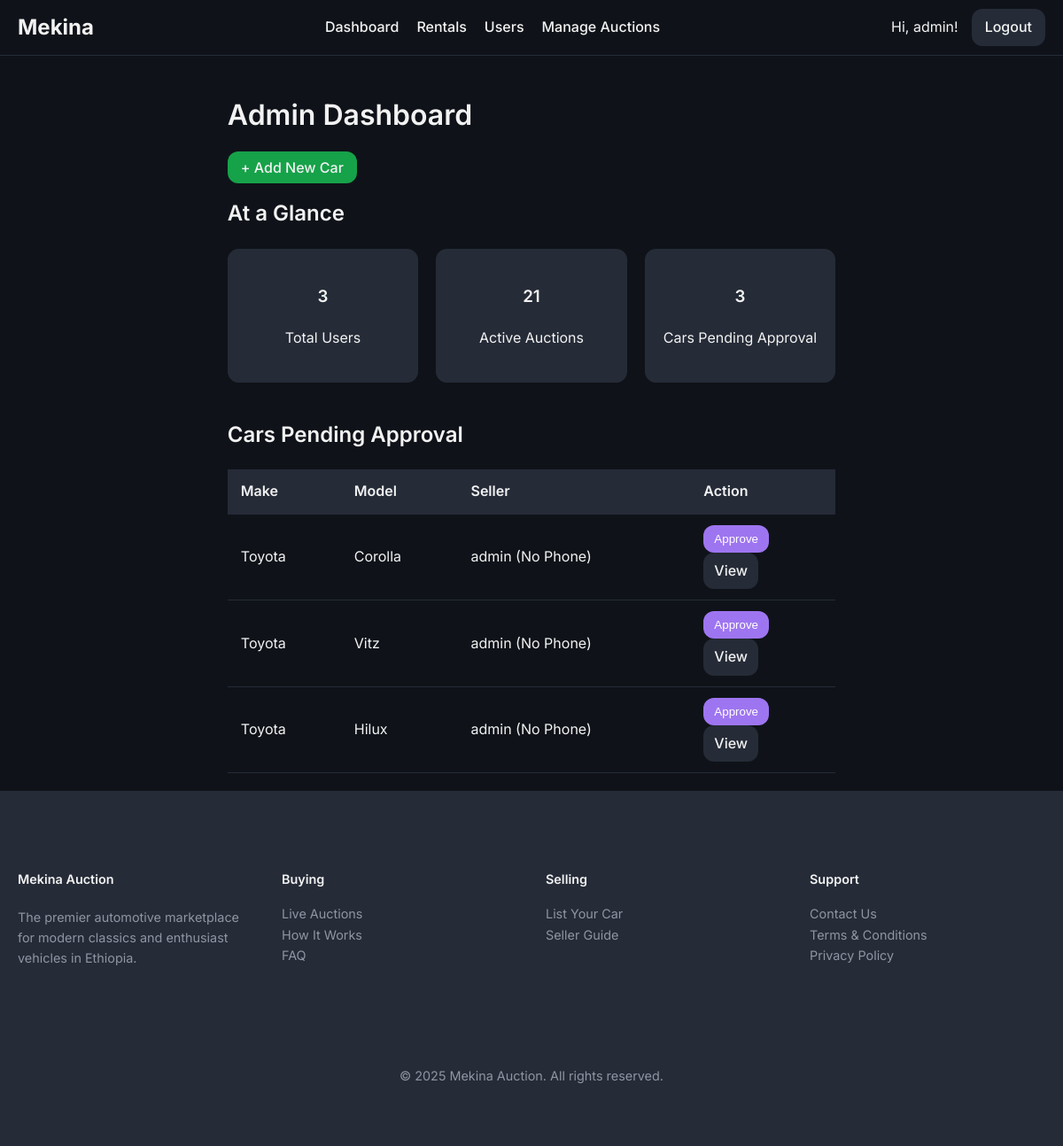
The app's page /admin/dashboard (signed in) with its own data.
### models/user.py (models this page shows, shortened)
class User(UserMixin, db.Model):
    id = db.Column(db.Integer, primary_key=True)
    username = db.Column(db.String(64), index=True, unique=True, nullable=False)
    email = db.Column(db.String(120), index=True, unique=True, nullable=False)
    phone_number = db.Column(db.String(20), nullable=True)
    password_hash = db.Column(db.String(128))
    is_admin = db.Column(db.Boolean, default=False)
    is_dealer = db.Column(db.Boolean, default=False)
    is_rental_company = db.Column(db.Boolean, default=False)
    cars = db.relationship('Car', backref='owner', lazy='dynamic')
    bids = db.relationship('Bid', backref='bidder', lazy='dynamic')
    dealer_bids = db.relationship('DealerBid', backref='dealer', lazy='dynamic')
    car_requests = db.relationship('CarRequest', backref='customer', lazy='dynamic')

### models/car.py (models this page shows, shortened)
class Car(db.Model):
    id = db.Column(db.Integer, primary_key=True)
    make = db.Column(db.String(64), nullable=False)
    model = db.Column(db.String(64), nullable=False)
    year = db.Column(db.Integer, nullable=False)
    description = db.Column(db.Text, nullable=True)
    owner_id = db.Column(db.Integer, db.ForeignKey('user.id'), nullable=False)
    service_history_url = db.Column(db.String(200), nullable=True)
    inspection_report_url = db.Column(db.String(200), nullable=True)
    is_approved = db.Column(db.Boolean, default=False, nullable=False)
    transmission = db.Column(db.String(50))
    drivetrain = db.Column(db.String(50))
    mileage = db.Column(db.Integer)
    fuel_type = db.Column(db.String(50))
    condition = db.Column(db.String(50)) # e.g., New, Used
    body_type = db.Column(db.String(50), nullable=True) # e.g., SUV, Sedan
    auction = db.relationship('Auction', backref='car', uselist=False) # One-to-one relationship with Auction
    rental_listing = db.relationship('RentalListing', backref='car', uselist=False)
    images = db.relationship('CarImage', backref='car', lazy=True, cascade="all, delete-orphan") # One-to-many relationship with CarImage
    equipment = db.relationship('Equipment', secondary=car_equipment_association, lazy='subquery', backref=db.backref('cars', lazy=True))

### routes/admin.py (the view)
@admin_bp.route('/dashboard')
@login_required
@admin_required
def dashboard():
    unapproved_cars = Car.query.filter_by(is_approved=False).all()
    stats = {
        'user_count': User.query.count(),
        'active_auction_count': Auction.query.join(Car).filter(Car.is_approved == True, Auction.end_time > datetime.utcnow()).count(),
        'pending_approval_count': len(unapproved_cars)
    }
    return render_template('dashboard.html', cars=unapproved_cars, stats=stats)

### routes/admin.py (called while the page is built)
def admin_required(f):
    @wraps(f)
    def decorated_function(*args, **kwargs):
        if not current_user.is_authenticated or not current_user.is_admin:
            abort(403) # Forbidden
        return f(*args, **kwargs)
    return decorated_function

### templates/dashboard.html (shortened to what this page needs)
{% extends "base.html" %}
{% block content %}
    <h1>Admin Dashboard</h1>
    <div style="margin-bottom: 20px;">
        <a href="{{ url_for('admin.add_car') }}" class="nav-button" style="background-color: hsl(var(--success)); text-decoration: none;">+ Add New Car</a>
    </div>
    <h2>At a Glance</h2>
    <div class="stat-grid">
        <div class="stat-card">
            <h3>{{ stats.user_count }}</h3>
            <p>Total Users</p>
        </div>
        <div class="stat-card">
            <h3>{{ stats.active_auction_count }}</h3>
            <p>Active Auctions</p>
        </div>
        <div class="stat-card">
            <h3>{{ stats.pending_approval_count }}</h3>
            <p>Cars Pending Approval</p>
        </div>
    </div>
    <h2>Cars Pending Approval</h2>
    {% if cars %}
        <table>
            <thead>
                <tr>
                    <th>Make</th>
                    <th>Model</th>
                    <th>Seller</th>
                    <th>Action</th>
                </tr>
            </thead>
            <tbody>
                {% for car in cars %}
                <tr>
                    <td>{{ car.make }}</td>
                    <td>{{ car.model }}</td>
                    <td>{{ car.owner.username }} ({{ car.owner.phone_number or 'No Phone' }})</td>
                    <td class="button-group">
                        <form action="{{ url_for('admin.approve_car', car_id=car.id) }}" method="post">
                            <button type="submit" class="btn approve">Approve</button>
                        </form>
                        <a href="{{ url_for('auctions.auction_detail', auction_id=car.auction.id) }}" class="btn edit">View</a>
                    </td>
                </tr>
                {% endfor %}
            </tbody>
        </table>
    {% else %}
        <p>No cars are currently pending approval.</p>
    {% endif %}
{% endblock %}

### templates/base.html (shortened to what this page needs)
<!DOCTYPE html>
<html lang="en">
<head>
    <link rel="stylesheet" href="{{ url_for('static', filename='css/style.css') }}">
</head>
<body>
    <nav>
        <a href="{{ url_for('main.home') }}" class="nav-brand">Mekina</a>
        <ul>
            {% if current_user.is_authenticated and current_user.is_admin %}
                <li><a href="{{ url_for('admin.dashboard') }}">Dashboard</a></li>
                <li><a href="{{ url_for('rentals.list_rentals') }}">Rentals</a></li>
                <li><a href="{{ url_for('admin.user_management') }}">Users</a></li>
                <li><a href="{{ url_for('auctions.list_auctions') }}">Manage Auctions</a></li>
            {% else %}
                <li><a href="{{ url_for('main.all_listings') }}">All Listings</a></li>
                <li><a href="{{ url_for('auctions.list_auctions') }}">All Auctions</a></li>
                <li><a href="{{ url_for('rentals.list_rentals') }}">Rentals</a></li>
            {% endif %}
        </ul>
        <div class="nav-right">
            {% if current_user.is_authenticated %}
                <span>Hi, {{ current_user.username }}!</span>
                <a href="{{ url_for('auth.logout') }}" class="nav-button">Logout</a>
            {% else %}
                <a href="{{ url_for('auth.login') }}" class="nav-button">Login</a>
                <a href="{{ url_for('auth.register') }}" class="nav-button">Register</a>
            {% endif %}
        </div>
    </nav>
    <main class="container">
        {% block content %}{% endblock %}
    </main>
    <footer class="site-footer">
        <div class="container">
            <div class="footer-grid">
                <div class="footer-brand">
                    <h4>Mekina Auction</h4>
                    <p>
                        The premier automotive marketplace for modern classics and enthusiast vehicles in Ethiopia.
                    </p>
                </div>
                <div class="footer-links">
                    <h4>Buying</h4>
                    <ul>
                        <li><a href="{{ url_for('auctions.list_auctions') }}">Live Auctions</a></li>
                        <li><a href="#">How It Works</a></li>
                        <li><a href="#">FAQ</a></li>
                    </ul>
                </div>
                <div class="footer-links">
                    <h4>Selling</h4>
                    <ul>
                        <li><a href="{{ url_for('seller.submit_car') }}">List Your Car</a></li>
                        <li><a href="#">Seller Guide</a></li>
                    </ul>
                </div>
                <div class="footer-links">
                    <h4>Support</h4>
                    <ul>
                        <li><a href="#">Contact Us</a></li>
                        <li><a href="#">Terms & Conditions</a></li>
                        <li><a href="#">Privacy Policy</a></li>
                    </ul>
                </div>
            </div>
            <div class="footer-bottom">
                <p>&copy; {{ now.year }} Mekina Auction. All rights reserved.</p>
            </div>
        </div>
    </footer>
</body>
</html>

### static/css/style.css (style rules this page uses)
:root { --background: 220 25% 8%; --foreground: 0 0% 95%; --card: 220 20% 12%; --card-foreground: 0 0% 95%; --popover: 220 20% 12%; --popover-foreground: 0 0% 95%; --primary: 38 92% 50%; --primary-foreground: 220 70% 12%; --secondary: 220 20% 18%; --secondary-foreground: 0 0% 95%; --muted: 220 20% 16%; --muted-foreground: 220 10% 60%; --accent: 260 80% 70%; --accent-foreground: 0 0% 100%; --destructive: 0 62.8% 30.6%; --destructive-foreground: 0 0% 100%; --border: 220 20% 18%; --input: 220 20% 18%; --ring: 260 80% 70%; --radius: 0.75rem; --success: 142 76% 36%; --warning: 38 92% 50%; --info: 220 20% 18%; --gradient-primary: linear-gradient(135deg, hsl(220 20% 12%), hsl(220 20% 18%)); --gradient-accent: linear-gradient(135deg, hsl(260 80% 70%), hsl(260 70% 60%)); --shadow-card: 0 4px 6px -1px hsl(0 0% 0% / 0.3), 0 2px 4px -1px hsl(0 0% 0% / 0.2); --shadow-elevated: 0 10px 15px -3px hsl(0 0% 0% / 0.3), 0 4px 6px -2px hsl(0 0% 0% / 0.2); }
body { font-family: 'Inter', sans-serif; background-color: hsl(var(--background)); color: hsl(var(--foreground)); margin: 0; line-height: 1.6; display: flex; flex-direction: column; min-height: 100vh; }
main { flex-grow: 1; }
.container, .main-content, .sidebar { max-width: 1200px; margin: 20px auto; padding: 0 20px; }
h1, h2, h3, h4, h5, h6 { font-weight: 600; }
a { color: hsl(var(--accent)); text-decoration: none; }
nav { background-color: hsl(var(--background)); border-bottom: 1px solid hsl(var(--border)); padding: 10px 20px; display: flex; justify-content: space-between; align-items: center; }
.nav-brand { font-size: 1.5rem; font-weight: 700; color: hsl(var(--foreground)); text-decoration: none; }
nav ul { list-style: none; margin: 0; padding: 0; display: flex; gap: 20px; }
nav a { color: hsl(var(--foreground)); font-weight: 500; }
.nav-right { display: flex; align-items: center; gap: 15px; }
.nav-button { background-color: hsl(var(--info)); color: hsl(var(--foreground)); padding: 8px 15px; border-radius: var(--radius); font-weight: 500; }
table { width: 100%; border-collapse: collapse; margin-top: 20px; }
th, td { padding: 12px 15px; text-align: left; border-bottom: 1px solid hsl(var(--border)); }
thead th { background-color: hsl(var(--secondary)); font-weight: 600; }
.site-footer { background-color: hsl(var(--secondary)); border-top: 1px solid hsl(var(--border)); padding: 3rem 0; font-size: 0.9rem; }
.footer-grid { display: grid; grid-template-columns: repeat(4, 1fr); gap: 2rem; }
.footer-brand p { color: hsl(var(--muted-foreground)); margin-top: 1rem; }
.footer-links h4 { margin-bottom: 1rem; font-weight: 600; }
.footer-links ul { list-style: none; padding: 0; margin: 0; space-y: 0.5rem; }
.footer-links a { color: hsl(var(--muted-foreground)); }
.footer-bottom { margin-top: 3rem; padding-top: 2rem; border-top: 1px solid hsl(var(--border)); text-align: center; color: hsl(var(--muted-foreground)); }
.btn, .button-group button, .button-group a { border: none; padding: 8px 12px; border-radius: var(--radius); cursor: pointer; font-weight: 500; text-decoration: none; display: inline-block; text-align: center; }
.btn.approve, .button-group .approve { background-color: hsl(var(--accent)); color: hsl(var(--accent-foreground)); }
.btn.edit, .button-group .edit { background-color: hsl(var(--info)); color: hsl(var(--foreground)); }
.stat-grid { display: grid; grid-template-columns: repeat(3, 1fr); gap: 20px; margin-bottom: 40px; }
.stat-card { border: 1px solid hsl(var(--border)); padding: 20px; text-align: center; border-radius: var(--radius); background-color: hsl(var(--secondary)); }

### records on screen
User: username "admin"
Car: make "Toyota", model "Corolla", owner.username "admin", owner "No Phone"
Car: make "Toyota", model "Vitz", owner.username "admin", owner "No Phone"
Car: make "Toyota", model "Hilux", owner.username "admin", owner "No Phone"

### other values on screen
{{ stats.user_count }} "3"
{{ stats.active_auction_count }} "21"
{{ stats.pending_approval_count }} "3"
